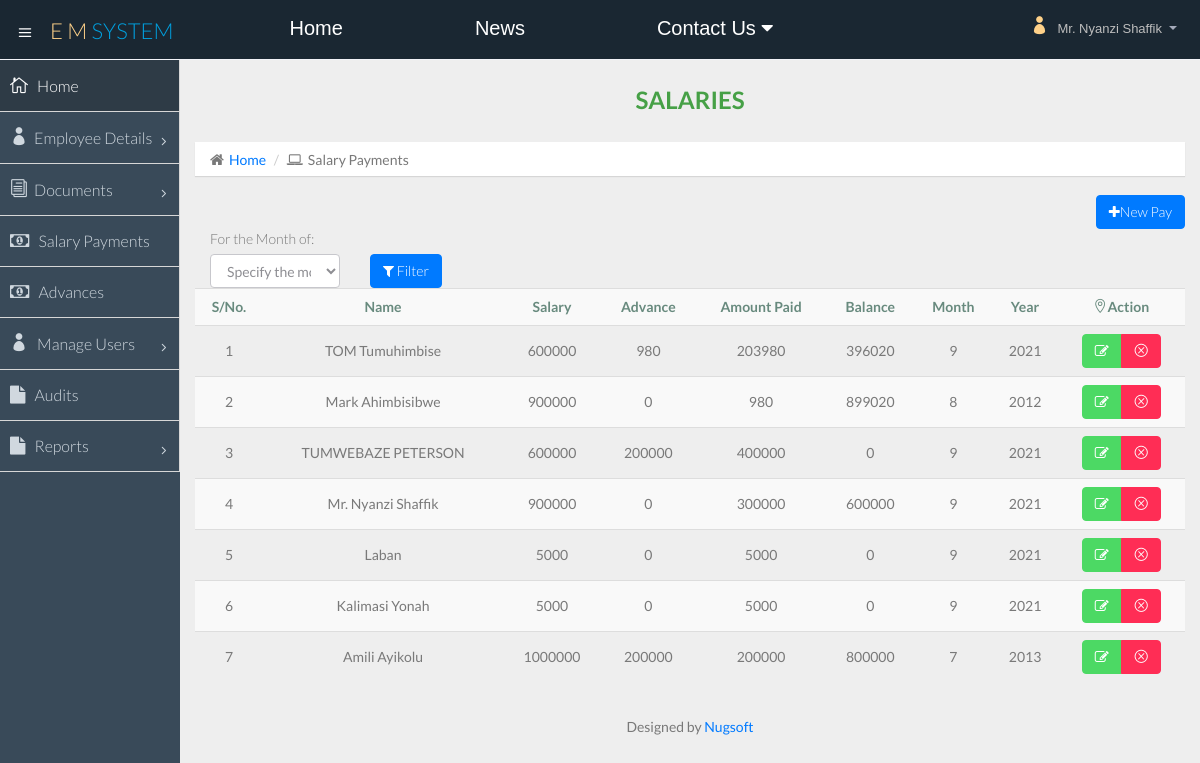
The page /salary.php (signed in) on the database its author committed.
### tables this page shows
CREATE TABLE `salary` (
  `salary_id` int(11) NOT NULL,
  `emp_id` int(100) NOT NULL,
  `amount` varchar(100) NOT NULL,
  `balance` varchar(100) NOT NULL,
  `month` int(10) NOT NULL,
  `year` year(4) NOT NULL
);

CREATE TABLE `add_employee` (
  `id` int(11) NOT NULL,
  `name` varchar(100) NOT NULL,
  `email` varchar(100) NOT NULL,
  `phone1` varchar(100) NOT NULL,
  `phone2` varchar(100) NOT NULL,
  `address` varchar(100) NOT NULL,
  `birth` date NOT NULL,
  `nin` varchar(100) NOT NULL,
  `position` varchar(100) NOT NULL,
  `salary` varchar(100) DEFAULT '0',
  `appoint` varchar(100) NOT NULL,
  `contract` varchar(100) NOT NULL,
  `photo` varchar(100) NOT NULL,
  `nok` varchar(100) NOT NULL,
  `nokc` varchar(100) NOT NULL
);

CREATE TABLE `advances` (
  `advance_id` int(11) NOT NULL,
  `emp_id` int(11) NOT NULL,
  `amount` varchar(50) DEFAULT '0',
  `date` date NOT NULL,
  `reason` varchar(200) NOT NULL,
  `addedby` varchar(100) NOT NULL,
  `addedon` timestamp NOT NULL DEFAULT current_timestamp(),
  `month` int(2) NOT NULL,
  `year` year(4) NOT NULL
);

### includes/sessions.php (called while the page is built, shortened)
<?php
$rolex=$_SESSION['role'];
?>

### salary.php (the view, shortened to what this page needs)
<?php include "includes/head.php" ?>
<?php include "includes/sessions.php" ?>
<body>
  <section id="container" class="">
 <?php include "includes/db.php" ?>
    <?php include "includes/nav.php" ?>
    <?php include "includes/sidebar.php" ?>
    <section id="main-content">
      <section class="wrapper">
        <div class="row">
          <div class="col-lg-12">
            <h3 style="color:green" class="page-header text-center"><b>Salaries</b></h3>
            <ol class="breadcrumb">
              <li><i class="fa fa-home"></i><a href="home.php">Home</a></li>
              <li><i class="fa fa-laptop"></i>Salary Payments</li>
            </ol>
            <?php
              if($sel['add_salary']||$rolex=="0"){
            ?>
            <button type="button" class="btn btn-primary pull-right" data-toggle="modal"
            data-target="#salary" data-whatever="@mdo"><i class="fa fa-plus" aria-hidden="true"></i>New Pay</button>
          <?php } ?>
          </div>
        </div>
<div class="row">
  <form method="POST">
  <div class="col-md-6">
      <div class="form-group">
        <div class="col-md-4" >
            <label for="recipient-name" class="control-label">For the Month of:</label></b>
            <select name="month" class="form-control selectpicker" data-live-search="true">
              <option value="">Specify the month</option>
              </select>
        </div>
      <div class="col-md-2">
      <button type="submit" style="margin-top:25px;" name="filter" class="btn btn-primary"><i class="fa fa-filter"></i> Filter</button>
      </div>
    </div>
    </div>
</form>
</div>
<table class="table table-striped table-advance table-hover" style = "table td:empty:: before (content: '0')">
  <tr>
    <th class="text-center">S/No.</th>
    <th class="text-center">Name</th>
    <th class="text-center">Salary</th>
    <th class="text-center">Advance</th>
    <th class="text-center">Amount Paid</th>
    <th class="text-center">Balance</th>
    <th class="text-center">Month</th>
    <th class="text-center">Year</th>
    <th class="text-center"><i class="icon_pin_alt"></i>Action</th>
  </tr>
 <?php
if(isset($_POST['filter'])){
  $mon= $_POST['month'];
  $query = "SELECT * FROM salary where month = '$mon'";
}
else{
  $query = "SELECT * FROM salary";
}
$number = 0;
if ($result = mysqli_query($con, $query)) {
    while ($row = mysqli_fetch_array($result)){
      $number++;
      $salary_id=$row['salary_id'];
      $emp_id=$row['emp_id'];
      $name = mysqli_fetch_array(mysqli_query($con, "SELECT * FROM add_employee where id='$emp_id'"))['name'];
      $amo=$row['amount'];
      $bal=$row['balance'];
      $mon=$row['month'];
      $yr=$row['year'];
      $sal = mysqli_fetch_array(mysqli_query($con, "SELECT * FROM add_employee where id='$emp_id'"))['salary'];
      $adv = mysqli_fetch_array(mysqli_query($con, "SELECT * FROM advances where emp_id='$emp_id'"))['amount'];
      if($adv==""){$adv=0;}
?>
        <tr class="text-center">
                  <td><?php echo $number; ?></td>
                  <td><?php echo $name; ?></td>
                  <td><?php echo $sal; ?></td>
                  <td ><?php echo $adv; ?></td>
                  <td><?php echo $amo; ?></td>
                  <td><?php echo $bal; ?></td>
                  <td><?php echo $mon; ?></td>
                  <td><?php echo $yr; ?></td>
                  <td>
                  <div class="btn-group">
                  <?php
              if($sel['edit_salary']||$rolex=="0"){
            ?>
                    <a class="btn btn-success" href="#" data-toggle="modal" data-target="#upsalary<?php echo $salary_id; ?>" data-whatever="@mdo"><i class="fa fa-edit"></i></a><?php } ?>
                    <?php
              if($sel['delete_salary']||$rolex=="0"){
            ?>
                    <a onclick = "confirmationDelete(this); return false;" class="btn btn-danger" href="delete/delete_sal.php?salary_id=<?php echo $salary_id;?>"><i class="icon_close_alt2"></i></a><?php } ?>
                  </div>
                  </td>
        </tr>
<?php
    }
}
?>
</table>
      </section>
      <?php include "includes/footer.php" ?>
    </section>
  </section>
</body>

### rows shown on the page
salary: emp.name "TOM Tumuhimbise", emp.salary "600000", emp.amount "980", amount "203980", balance "396020", month "9", year "2021"
salary: emp.name "Mark Ahimbisibwe", emp.salary "900000", adv "0", amount "980", balance "899020", month "8", year "2012"
salary: emp.name "TUMWEBAZE PETERSON", emp.salary "600000", emp.amount "200000", amount "400000", balance "0", month "9", year "2021"
salary: emp.name "Mr. Nyanzi Shaffik", emp.salary "900000", adv "0", amount "300000", balance "600000", month "9", year "2021"
salary: emp.name "Laban", emp.salary "5000", adv "0", amount "5000", balance "0", month "9", year "2021"
salary: emp.name "Kalimasi Yonah", emp.salary "5000", adv "0", amount "5000", balance "0", month "9", year "2021"
salary: emp.name "Amili Ayikolu", emp.salary "1000000", emp.amount "200000", amount "200000", balance "800000", month "7", year "2013"

### other values the page prints
$fname "Mr. Nyanzi Shaffik"
